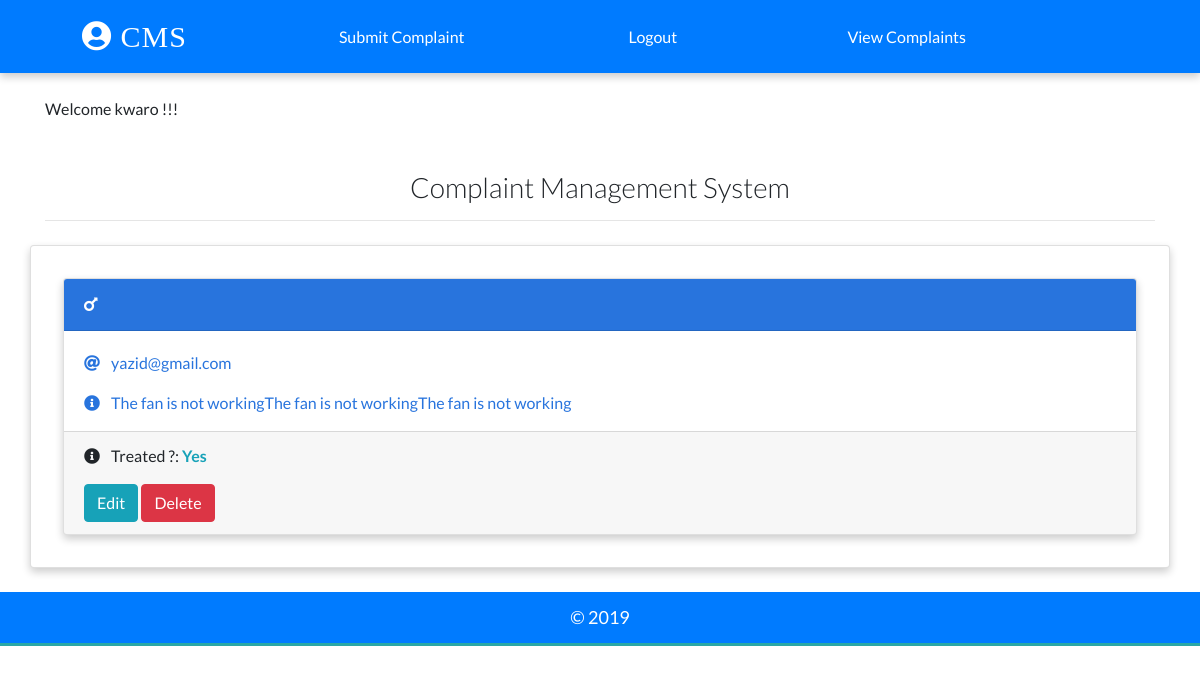
/dashboard/view/detail/9/ (signed in), run on the app's committed database.
### complain/models.py (models this page shows, shortened)
class Complain(models.Model):
    customer = models.ForeignKey(User, on_delete=models.CASCADE, default=None)
    complaintitle = models.CharField(max_length=100)
    name = models.CharField(max_length=100)
    email = models.EmailField(max_length=100)
    pn = models.CharField(max_length=100)
    gender = models.CharField(max_length=100, choices=(
        ('m', 'Male'),
        ('f', 'Female')
    ))
    complain = models.TextField()
    treated = models.CharField(max_length=50, choices=(
        ('Yes', 'Yes'),
        ('No', 'No')
    ), null=True, default='No')
    date_added = models.DateTimeField(default=datetime.now)
    class Meta:
        ordering = ['-id']

### complain/views.py (the view)
# urls.py: path('dashboard/view/detail/<int:pk>/', views.complainDetailView.as_view(), name="detail"),
class complainDetailView(DetailView):
    model = Complain
    template_name = 'detail.html'
    def get_queryset(self):
        complains = super().get_queryset()
        return complains.filter(customer=self.request.user)

### templates/detail.html (shortened to what this page needs)
{% extends 'base.html' %}
{% load static %}
{% block content %}
    <div class = "container card p-4 mt-4">
    <div class="card my-2 mx-2 boy-card">
      <div class="card-header">
        <a href="{% url 'detail' complain.id %}" class="text-white header-link"
          ><i class="fas fa-mars mr-2"></i> {{complain.title}} </a>
      </div>
      <div class="card-body pb-0">
        <p>
          <i class="fas fa-at mr-2"></i>
          <a href="mailto:{{complain.email}}">{{complain.email}}</a>
        </p>
        <p><i class="fas fa-info-circle mr-2"></i> {{complain.complain}}</p>
      </div>
      <div class = "card-footer">
        <p><i class="fas fa-info-circle mr-2"></i> Treated ?: {% if complain.treated == 'No' %}<b class = "text-danger">{{complain.treated}}</b>{% else %}<b class = "text-info">{{complain.treated}}</b>{% endif %} </button> </p>
        <a href = "{% url 'viewcomp' complain.id %}" class = "btn btn-info" /> Edit </a>
        <a href = "" class = "btn btn-danger" /> Delete </a>
      </div>
    </div>
    </div>
{% endblock content %}

### templates/base.html (shortened to what this page needs)
{% load static %}
{% load crispy_forms_tags %}
<!DOCTYPE html>
<html lang="en">
  <head>
    <link
      rel="stylesheet"
      href="https://stackpath.bootstrapcdn.com/bootstrap/4.2.1/css/bootstrap.min.css"
    />
    <link rel="stylesheet" href="{% static './css/main.css'%}" />
    <link
      rel="stylesheet"
      href="https://use.fontawesome.com/releases/v5.6.3/css/all.css"
    />
  </head>
  <body>
    <nav class = "bg-primary">
      <a class="logo" href="/">
        <i class="fas fa-user-circle"></i>&nbsp;CMS
      </a>
      {% if request.user.is_authenticated %}
       <a href ="{% url 'dashboard' %}" class = "mr-4 text-white">
      Submit Complaint
      </a>
      <a href ="{% url 'logout' %}" class = "mr-4 text-white">
      Logout
      </a>
      <a href ="{% url 'complains' %}" class = "mr-4 text-white">
      &nbsp; View Complaints
      </a>
      {% else %}
     <p class="feature-link m-0 p-0">
      <a href ="{% url 'login' %}" class = "mr-4 text-white">
      Login
      </a>
      </a>
      {% endif %}
    </nav>
    <br />
    <div class="container">
     {% if user.is_authenticated %}
        <p>Welcome {{ user.username }} !!!</p>
    {% endif %}
    <h3 class="heading font-weight-light text-center text-default"> <br> Complaint Management System</h3>
    <hr />
    </div>
    {% block content %}
    {% endblock content %}
    <footer class="mt-4 p-2 bg-primary">
      <p class="text-center p-1 m-0">&copy; 2019</p>
    </footer>
  </body>
</html>

### static/css/main.css (style rules this page uses)
:root { --back: #29a7a6; --girl: #e64298; --boy: #2874dd; }
body { font-family: Lato, sans-serif; }
nav { font-weight: light; display: flex; justify-content: space-around; background-color: var(--back); align-items: center; padding-top: 12px; padding-bottom: 12px; box-shadow: 0 4px 8px 0 rgba(0, 0, 0, 0.2); }
.logo { font-size: 30px; letter-spacing: 1px; color: white; padding: 2px 12px; border-radius: 8px; font-family: cursive; }
.card { box-shadow: 0 4px 8px 0 rgba(0, 0, 0, 0.2); transition: 0.3s; min-width: 250px; box-sizing: border-box; }
.card-header { font-size: 18px; letter-spacing: 0.5px; text-transform: uppercase; }
.boy-card .card-header { background-color: var(--boy); }
.boy-card .card-body, .boy-card .card-body p a { color: var(--boy); }
.card-body p { cursor: pointer; }
footer { background-color: var(--back); color: white; font-size: 18px; border-bottom: 3px solid var(--back); }

### data on the page
Complain: email "yazid@gmail.com", complain "The fan is not workingThe fan is not workingThe fan is not working", treated "Yes"

### other printed values
{{ user.username }} "kwaro"
